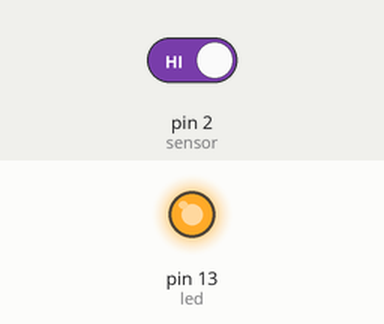
This sketch was run on a simulated Arduino Uno, built with avr-gcc and run on an emulated ATmega328P. On the bench: output pins drawn as LEDs (lit = HIGH). The inputs (shaded band) are chosen by the test bench; at power-on: pin 2 (sensor) HIGH.

Above: at 1.2 s.
1.3 s: pin 2 (sensor) driven LOW
At 2.5 s:
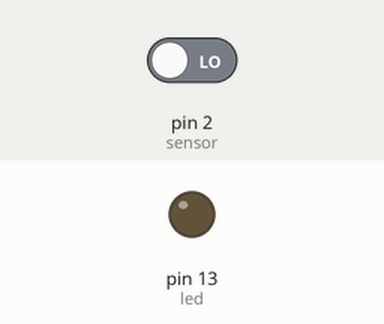
2.8 s: pin 2 (sensor) driven HIGH
At 3.6 s:
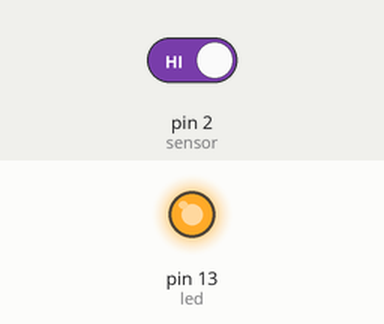
Timing chart, 0 to 5.8 s (numbered marks = the images above; inputs shaded):
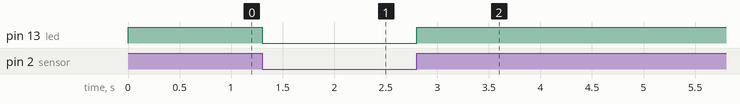

Measured:
- after the input at 1.3 s, pin 13 (led): HIGH → LOW at once
- after the input at 2.8 s, pin 13 (led): LOW → HIGH at once

The sketch:

action-on-motion-sensor.ino
```cpp
int led = 13;                 // store LED pin
int sensor = 2;               // store Sensor pin
int state = LOW;              // set LED state to off by default
int val = 0;                  // store value of Motion Sensor
bool logs = false;            // allow Serial Monitor logs

void setup() {
  pinMode(led, OUTPUT);      // initalize LED as an output
  pinMode(sensor, INPUT);    // initialize sensor as an input
  Serial.begin(9600);        // initialize serial monitor
}

// required actions should be described here
void action(int value) {
  digitalWrite(led, value);
}

void loop(){
  // check for change
  if ( val == digitalRead(sensor) ) {
    return;
  } else {
    // capture sensor change and pass it to action function
    action( digitalRead(sensor) );

    // check if logs are enabled and print output in Serial Monitor
    if ( !logs ) return;
    if ( val == HIGH ) { Serial.println("Motion detected"); } else { Serial.println("Motion stopped"); }
  }
}
```
